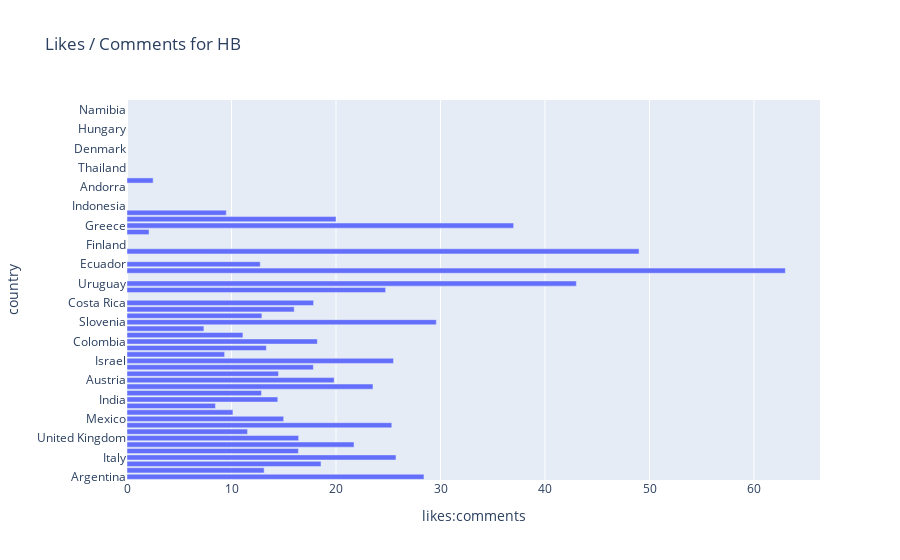

The notebook cell this image was saved under:
### Markdown cell above
* Argentina has the most amount of likes when it comes to posts related to Health and Beauty.
***

### Code cell
hbcountrylikes['likes:comments'] = hbcountrylikes['likesCount'] / hbcountrylikes['commentsCount']
hbcountrylikes.replace([np.inf, -np.inf], np.nan, inplace=True)
fig = px.bar(hbcountrylikes, x="likes:comments", y="country", orientation='h', title = "Likes / Comments for HB")
fig.show()

### Figure 1 — Plotly figure (JSON) as saved in the notebook; plotly's stock layout.template omitted (floating-point values rounded to 4 significant figures)
{"data": [{"alignmentgroup": "True", "hovertemplate": "likes:comments=%{x}<br>country=%{y}<extra></extra>", "legendgroup": "", "marker": {"color": "#636efa"}, "name": "", "offsetgroup": "", "orientation": "h", "showlegend": false, "textposition": "auto", "type": "bar", "x": [28.42, 13.12, 18.57, 25.74, 16.4, 21.73, 16.42, 11.54, 25.34, 14.99, 10.14, 8.466, 14.43, 12.87, 23.54, 19.83, 14.5, 17.83, 25.5, 9.342, 13.33, 18.21, 11.09, 7.36, 29.6, 12.91, 16, 17.86, null, 24.75, 43, null, 63, 12.75, null, 49, null, null, 2.111, 37, 20, 9.5, null, null, null, null, 2.5, null, null, null, null, null, null, null, null, null, null, null, null], "xaxis": "x", "y": ["Argentina", "United States", "Spain", "Italy", "Singapore", "South Africa", "United Kingdom", "Canada", "Germany", "Mexico", "France", "Croatia", "India", "Chile", "Romania", "Austria", "Portugal", "Malaysia", "Israel", "Belgium", "Turkey", "Colombia", "Ireland", "Bulgaria", "Slovenia", "Australia", "Sweden", "Costa Rica", "Hong Kong", "Brazil", "Uruguay", "Bolivia", "Netherlands", "Ecuador", "Malta", "Japan", "Finland", "Poland", "New Zealand", "Greece", "Peru", "Czechia", "Indonesia", "Guatemala", "China", "Andorra", "Dominican Republic", "Philippines", "Thailand", "Switzerland", "Paraguay", "Denmark", "Lebanon", "Norway", "Hungary", "South Korea", "Taiwan", "Namibia", "Cyprus"], "yaxis": "y"}], "layout": {"barmode": "relative", "legend": {"tracegroupgap": 0}, "title": {"text": "Likes / Comments for HB"}, "xaxis": {"anchor": "y", "domain": [0, 1], "title": {"text": "likes:comments"}}, "yaxis": {"anchor": "x", "domain": [0, 1], "title": {"text": "country"}}}}
